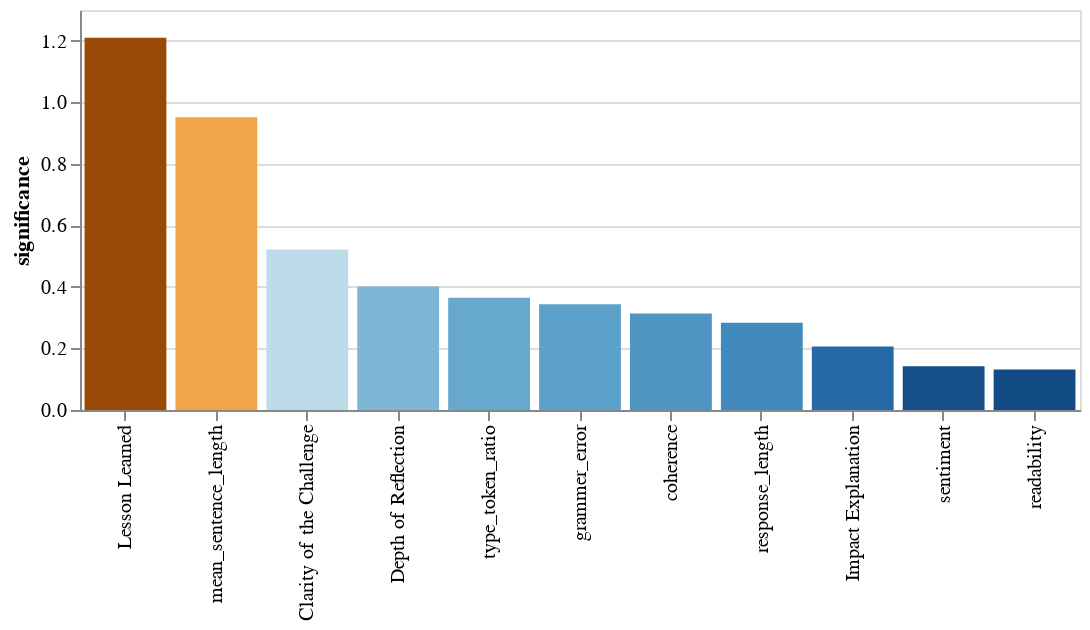

This figure's notebook cell:
### Code cell
alt.Chart(coef_df).mark_bar().encode(
    x=alt.X('feature',sort='-y', title=''),
    y='significance',
    color=alt.Color('significance:Q', 
        scale=alt.Scale(scheme='blueorange'),  # Cold-Warm color mapping
        legend=None
    )
).properties(
    width=500, height=200
)

### Figure 1 — Vega-Lite specification as saved in the notebook (floating-point values rounded to 4 significant figures)
{"config": {"view": {"continuousWidth": 300, "continuousHeight": 300}}, "data": {"name": "data-23976f9942b64c33d128c5dbac51fb67"}, "mark": {"type": "bar"}, "encoding": {"color": {"field": "significance", "legend": null, "scale": {"scheme": "blueorange"}, "type": "quantitative"}, "x": {"field": "feature", "sort": "-y", "title": "", "type": "nominal"}, "y": {"field": "significance", "type": "quantitative"}}, "height": 200, "width": 500, "$schema": "https://vega.github.io/schema/vega-lite/v5.17.0.json", "datasets": {"data-23976f9942b64c33d128c5dbac51fb67": [{"feature": "response_length", "significance": 0.2837}, {"feature": "grammer_error", "significance": 0.3438}, {"feature": "readability", "significance": 0.1317}, {"feature": "type_token_ratio", "significance": 0.3645}, {"feature": "mean_sentence_length", "significance": 0.9512}, {"feature": "coherence", "significance": 0.3139}, {"feature": "sentiment", "significance": 0.1424}, {"feature": "Clarity of the Challenge", "significance": 0.5214}, {"feature": "Impact Explanation", "significance": 0.2061}, {"feature": "Lesson Learned", "significance": 1.21}, {"feature": "Depth of Reflection", "significance": 0.4014}]}}
